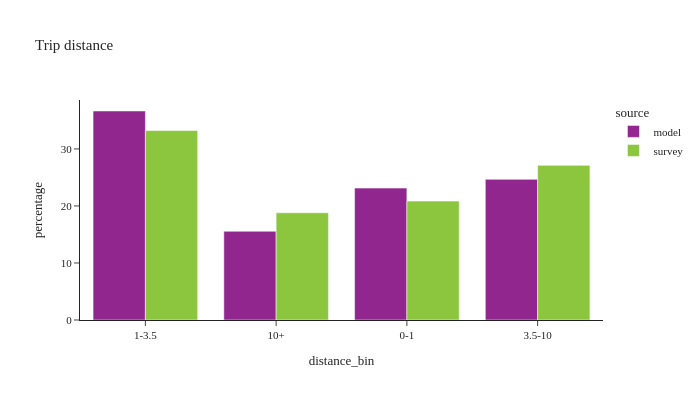

The cell this chart's notebook holds for it:
### Code cell
def plot_bins(df: pl.DataFrame, filter_expr=None, title_name=None):

    if filter_expr is not None:
        df = df.filter(filter_expr)

    df_plot = (
        df.filter(pl.col('distance_bin').is_not_null())
        .group_by(['source', 'distance_bin'])
        .agg([
            pl.col('trexpfac').sum().alias('trexpfac'),
            pl.col('trexpfac').count().alias('sample count')
        ])
        .with_columns((100 * pl.col('trexpfac') / pl.col('trexpfac').sum().over(['source'])).alias('percentage'))
    )

    if title_name:
        chart_title = "Trip distance by purpose: " + title_name
    else:
        chart_title = "Trip distance"

    fig = px.bar(df_plot.to_pandas(), x="distance_bin", y="percentage", color="source", barmode="group",
                 facet_col_wrap=2, hover_data=['sample count'],
                 title=chart_title)
    fig.for_each_annotation(lambda a: a.update(text=a.text.split("=")[-1]))
    fig.update_layout(height=400, width=700, font=dict(size=11))
    fig.show()

plot_bins(trip)

### Figure 1 — Plotly figure (JSON) as saved in the notebook; plotly's stock layout.template omitted (floating-point values rounded to 4 significant figures)
{"data": [{"alignmentgroup": "True", "customdata": [[5969889], [2533899], [3767142], [4017556]], "hovertemplate": "source=model<br>distance_bin=%{x}<br>percentage=%{y}<br>sample count=%{customdata[0]}<extra></extra>", "legendgroup": "model", "marker": {"color": "#91268F", "pattern": {"shape": ""}}, "name": "model", "offsetgroup": "model", "orientation": "v", "showlegend": true, "textposition": "auto", "type": "bar", "x": ["1-3.5", "10+", "0-1", "3.5-10"], "xaxis": "x", "y": [36.65, 15.56, 23.13, 24.67], "yaxis": "y"}, {"alignmentgroup": "True", "customdata": [[6504], [2935], [5169], [4985]], "hovertemplate": "source=survey<br>distance_bin=%{x}<br>percentage=%{y}<br>sample count=%{customdata[0]}<extra></extra>", "legendgroup": "survey", "marker": {"color": "#8CC63E", "pattern": {"shape": ""}}, "name": "survey", "offsetgroup": "survey", "orientation": "v", "showlegend": true, "textposition": "auto", "type": "bar", "x": ["1-3.5", "10+", "0-1", "3.5-10"], "xaxis": "x", "y": [33.23, 18.8, 20.85, 27.12], "yaxis": "y"}], "layout": {"barmode": "group", "font": {"size": 11}, "height": 400, "legend": {"title": {"text": "source"}, "tracegroupgap": 0}, "title": {"text": "Trip distance"}, "width": 700, "xaxis": {"anchor": "y", "domain": [0.0, 1.0], "title": {"text": "distance_bin"}}, "yaxis": {"anchor": "x", "domain": [0.0, 1.0], "title": {"text": "percentage"}}}}
